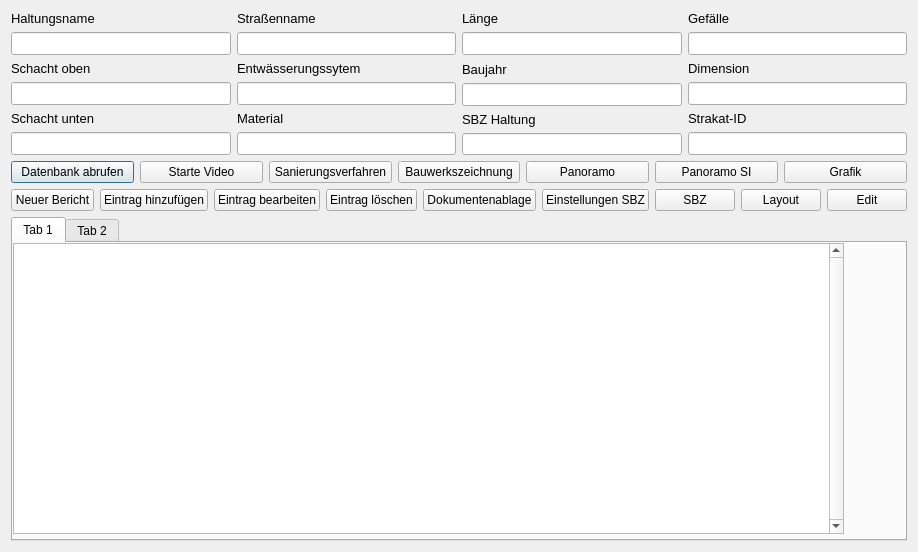
<?xml version="1.0" encoding="UTF-8"?>
<ui version="4.0">
 <class>TV_Befahrung</class>
 <widget class="QDialog" name="TV_Befahrung">
  <property name="windowModality">
   <enum>Qt::WindowModal</enum>
  </property>
  <property name="geometry">
   <rect>
    <x>0</x>
    <y>0</y>
    <width>859</width>
    <height>552</height>
   </rect>
  </property>
  <property name="windowTitle">
   <string>TV-Befahrung</string>
  </property>
  <layout class="QVBoxLayout" name="verticalLayout_5">
   <item>
    <layout class="QHBoxLayout" name="horizontalLayout_3">
     <item>
      <layout class="QVBoxLayout" name="verticalLayout">
       <item>
        <widget class="QLabel" name="label">
         <property name="font">
          <font>
           <family>Tahoma</family>
           <pointsize>10</pointsize>
          </font>
         </property>
         <property name="text">
          <string>Haltungsname</string>
         </property>
        </widget>
       </item>
       <item>
        <widget class="QLineEdit" name="Haltungsname">
         <property name="font">
          <font>
           <family>Tahoma</family>
           <pointsize>10</pointsize>
          </font>
         </property>
        </widget>
       </item>
       <item>
        <widget class="QLabel" name="label_2">
         <property name="font">
          <font>
           <family>Tahoma</family>
           <pointsize>10</pointsize>
          </font>
         </property>
         <property name="text">
          <string>Schacht oben</string>
         </property>
        </widget>
       </item>
       <item>
        <widget class="QLineEdit" name="Schacht_oben">
         <property name="font">
          <font>
           <family>Tahoma</family>
           <pointsize>10</pointsize>
          </font>
         </property>
        </widget>
       </item>
       <item>
        <widget class="QLabel" name="label_3">
         <property name="font">
          <font>
           <family>Tahoma</family>
           <pointsize>10</pointsize>
          </font>
         </property>
         <property name="text">
          <string>Schacht unten</string>
         </property>
        </widget>
       </item>
       <item>
        <widget class="QLineEdit" name="Schacht_unten">
         <property name="font">
          <font>
           <family>Tahoma</family>
           <pointsize>10</pointsize>
          </font>
         </property>
        </widget>
       </item>
      </layout>
     </item>
     <item>
      <layout class="QVBoxLayout" name="verticalLayout_2">
       <item>
        <widget class="QLabel" name="label_5">
         <property name="font">
          <font>
           <family>Tahoma</family>
           <pointsize>10</pointsize>
          </font>
         </property>
         <property name="text">
          <string>Straßenname</string>
         </property>
        </widget>
       </item>
       <item>
        <widget class="QLineEdit" name="Strassenname">
         <property name="font">
          <font>
           <family>Tahoma</family>
           <pointsize>10</pointsize>
          </font>
         </property>
        </widget>
       </item>
       <item>
        <widget class="QLabel" name="label_6">
         <property name="font">
          <font>
           <family>Tahoma</family>
           <pointsize>10</pointsize>
          </font>
         </property>
         <property name="text">
          <string>Entwässerungssytem</string>
         </property>
        </widget>
       </item>
       <item>
        <widget class="QLineEdit" name="Entwaesserungssystem">
         <property name="font">
          <font>
           <family>Tahoma</family>
           <pointsize>10</pointsize>
          </font>
         </property>
        </widget>
       </item>
       <item>
        <widget class="QLabel" name="label_4">
         <property name="font">
          <font>
           <family>Tahoma</family>
           <pointsize>10</pointsize>
          </font>
         </property>
         <property name="text">
          <string>Material</string>
         </property>
        </widget>
       </item>
       <item>
        <widget class="QLineEdit" name="Material">
         <property name="font">
          <font>
           <family>Tahoma</family>
           <pointsize>10</pointsize>
          </font>
         </property>
        </widget>
       </item>
      </layout>
     </item>
     <item>
      <layout class="QVBoxLayout" name="verticalLayout_3">
       <item>
        <widget class="QLabel" name="label_7">
         <property name="font">
          <font>
           <family>Tahoma</family>
           <pointsize>10</pointsize>
          </font>
         </property>
         <property name="text">
          <string>Länge</string>
         </property>
        </widget>
       </item>
       <item>
        <widget class="QLineEdit" name="Laenge">
         <property name="font">
          <font>
           <family>Tahoma</family>
           <pointsize>10</pointsize>
          </font>
         </property>
        </widget>
       </item>
       <item>
        <widget class="QLabel" name="label_9">
         <property name="font">
          <font>
           <family>Tahoma</family>
           <pointsize>10</pointsize>
          </font>
         </property>
         <property name="text">
          <string>Baujahr</string>
         </property>
        </widget>
       </item>
       <item>
        <widget class="QLineEdit" name="Baujahr">
         <property name="font">
          <font>
           <family>Tahoma</family>
           <pointsize>10</pointsize>
          </font>
         </property>
        </widget>
       </item>
       <item>
        <widget class="QLabel" name="label_32">
         <property name="font">
          <font>
           <family>Tahoma</family>
           <pointsize>10</pointsize>
          </font>
         </property>
         <property name="text">
          <string>SBZ Haltung</string>
         </property>
        </widget>
       </item>
       <item>
        <widget class="QLineEdit" name="sbz_haltung_line">
         <property name="toolTip">
          <string>&lt;html&gt;&lt;head/&gt;&lt;body&gt;&lt;p&gt;&lt;span style=&quot; font-size:10pt;&quot;&gt;vorgegebene Haltungslänge, falls diese nicht automatisch berechnet werden soll&lt;/span&gt;&lt;/p&gt;&lt;/body&gt;&lt;/html&gt;</string>
         </property>
        </widget>
       </item>
      </layout>
     </item>
     <item>
      <layout class="QVBoxLayout" name="verticalLayout_4">
       <item>
        <widget class="QLabel" name="label_8">
         <property name="font">
          <font>
           <family>Tahoma</family>
           <pointsize>10</pointsize>
          </font>
         </property>
         <property name="text">
          <string>Gefälle</string>
         </property>
        </widget>
       </item>
       <item>
        <widget class="QLineEdit" name="Gefaelle">
         <property name="font">
          <font>
           <family>Tahoma</family>
           <pointsize>10</pointsize>
          </font>
         </property>
        </widget>
       </item>
       <item>
        <widget class="QLabel" name="label_10">
         <property name="font">
          <font>
           <family>Tahoma</family>
           <pointsize>10</pointsize>
          </font>
         </property>
         <property name="text">
          <string>Dimension</string>
         </property>
        </widget>
       </item>
       <item>
        <widget class="QLineEdit" name="Dimension">
         <property name="font">
          <font>
           <family>Tahoma</family>
           <pointsize>10</pointsize>
          </font>
         </property>
        </widget>
       </item>
       <item>
        <widget class="QLabel" name="label_11">
         <property name="font">
          <font>
           <family>Tahoma</family>
           <pointsize>10</pointsize>
          </font>
         </property>
         <property name="text">
          <string>Strakat-ID</string>
         </property>
        </widget>
       </item>
       <item>
        <widget class="QLineEdit" name="StrakatID">
         <property name="font">
          <font>
           <family>Tahoma</family>
           <pointsize>10</pointsize>
          </font>
         </property>
        </widget>
       </item>
      </layout>
     </item>
    </layout>
   </item>
   <item>
    <layout class="QHBoxLayout" name="horizontalLayout">
     <item>
      <widget class="QPushButton" name="get_info_button">
       <property name="text">
        <string>Datenbank abrufen</string>
       </property>
      </widget>
     </item>
     <item>
      <widget class="QPushButton" name="start_video_button">
       <property name="text">
        <string>Starte Video</string>
       </property>
      </widget>
     </item>
     <item>
      <widget class="QPushButton" name="Sanierungsverfahren">
       <property name="text">
        <string>Sanierungsverfahren</string>
       </property>
      </widget>
     </item>
     <item>
      <widget class="QPushButton" name="Bauwerkszeichnung">
       <property name="text">
        <string>Bauwerkszeichnung</string>
       </property>
      </widget>
     </item>
     <item>
      <widget class="QPushButton" name="Panoramo">
       <property name="text">
        <string>Panoramo</string>
       </property>
      </widget>
     </item>
     <item>
      <widget class="QPushButton" name="PanoramoSI">
       <property name="text">
        <string>Panoramo SI</string>
       </property>
      </widget>
     </item>
     <item>
      <widget class="QPushButton" name="Grafik">
       <property name="text">
        <string>Grafik</string>
       </property>
      </widget>
     </item>
    </layout>
   </item>
   <item>
    <layout class="QHBoxLayout" name="horizontalLayout_2">
     <item>
      <spacer name="horizontalSpacer">
       <property name="orientation">
        <enum>Qt::Horizontal</enum>
       </property>
       <property name="sizeHint" stdset="0">
        <size>
         <width>40</width>
         <height>20</height>
        </size>
       </property>
      </spacer>
     </item>
     <item>
      <widget class="QPushButton" name="neuer_bericht_button">
       <property name="text">
        <string>Neuer Bericht</string>
       </property>
      </widget>
     </item>
     <item>
      <widget class="QPushButton" name="add_row_button">
       <property name="text">
        <string>Eintrag hinzufügen</string>
       </property>
      </widget>
     </item>
     <item>
      <widget class="QPushButton" name="change_row_button">
       <property name="text">
        <string>Eintrag bearbeiten</string>
       </property>
      </widget>
     </item>
     <item>
      <widget class="QPushButton" name="delete_row_button">
       <property name="text">
        <string>Eintrag löschen</string>
       </property>
      </widget>
     </item>
     <item>
      <widget class="QPushButton" name="document_management_button">
       <property name="text">
        <string>Dokumentenablage</string>
       </property>
      </widget>
     </item>
     <item>
      <widget class="QPushButton" name="sbz_data_button">
       <property name="text">
        <string>Einstellungen SBZ</string>
       </property>
      </widget>
     </item>
     <item>
      <widget class="QPushButton" name="sbz_button">
       <property name="text">
        <string>SBZ</string>
       </property>
      </widget>
     </item>
     <item>
      <widget class="QPushButton" name="layout_button">
       <property name="text">
        <string>Layout</string>
       </property>
      </widget>
     </item>
     <item>
      <widget class="QPushButton" name="edit_button">
       <property name="text">
        <string>Edit</string>
       </property>
      </widget>
     </item>
    </layout>
   </item>
   <item>
    <widget class="QTabWidget" name="tabWidget">
     <property name="sizePolicy">
      <sizepolicy hsizetype="Preferred" vsizetype="Preferred">
       <horstretch>0</horstretch>
       <verstretch>1</verstretch>
      </sizepolicy>
     </property>
     <property name="currentIndex">
      <number>0</number>
     </property>
     <widget class="QWidget" name="tab">
      <attribute name="title">
       <string>Tab 1</string>
      </attribute>
      <widget class="QTableWidget" name="tableWidget">
       <property name="geometry">
        <rect>
         <x>0</x>
         <y>0</y>
         <width>831</width>
         <height>291</height>
        </rect>
       </property>
       <property name="verticalScrollBarPolicy">
        <enum>Qt::ScrollBarAlwaysOn</enum>
       </property>
       <property name="horizontalScrollBarPolicy">
        <enum>Qt::ScrollBarAsNeeded</enum>
       </property>
       <property name="sizeAdjustPolicy">
        <enum>QAbstractScrollArea::AdjustToContents</enum>
       </property>
      </widget>
     </widget>
     <widget class="QWidget" name="tab_2">
      <attribute name="title">
       <string>Tab 2</string>
      </attribute>
      <widget class="QTableWidget" name="tableWidget_2">
       <property name="geometry">
        <rect>
         <x>0</x>
         <y>0</y>
         <width>831</width>
         <height>291</height>
        </rect>
       </property>
      </widget>
     </widget>
    </widget>
   </item>
  </layout>
 </widget>
 <resources/>
 <connections/>
</ui>
